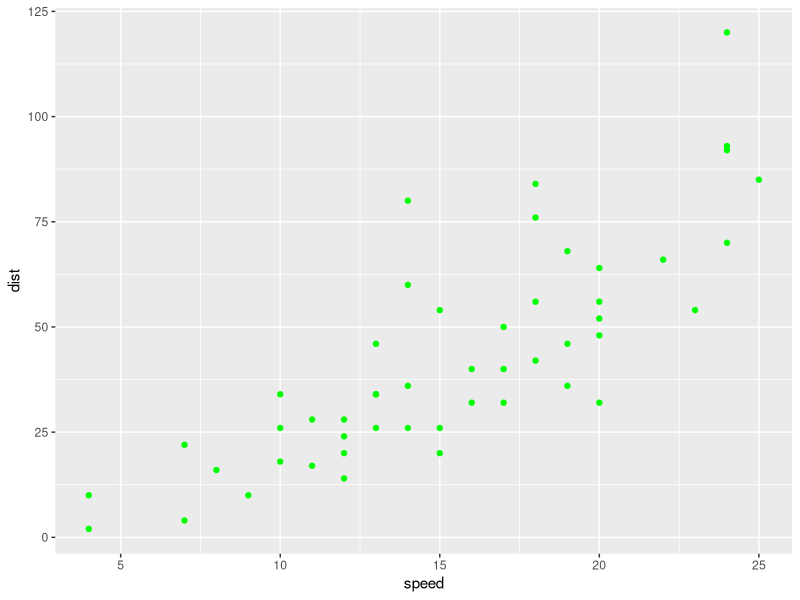

Here is the R script that generated this plot:
## ---- chunk 1
library(ggplot2)
ggplot(cars, mapping=aes(x=speed, y = dist)) + 
  geom_point(color="green")

